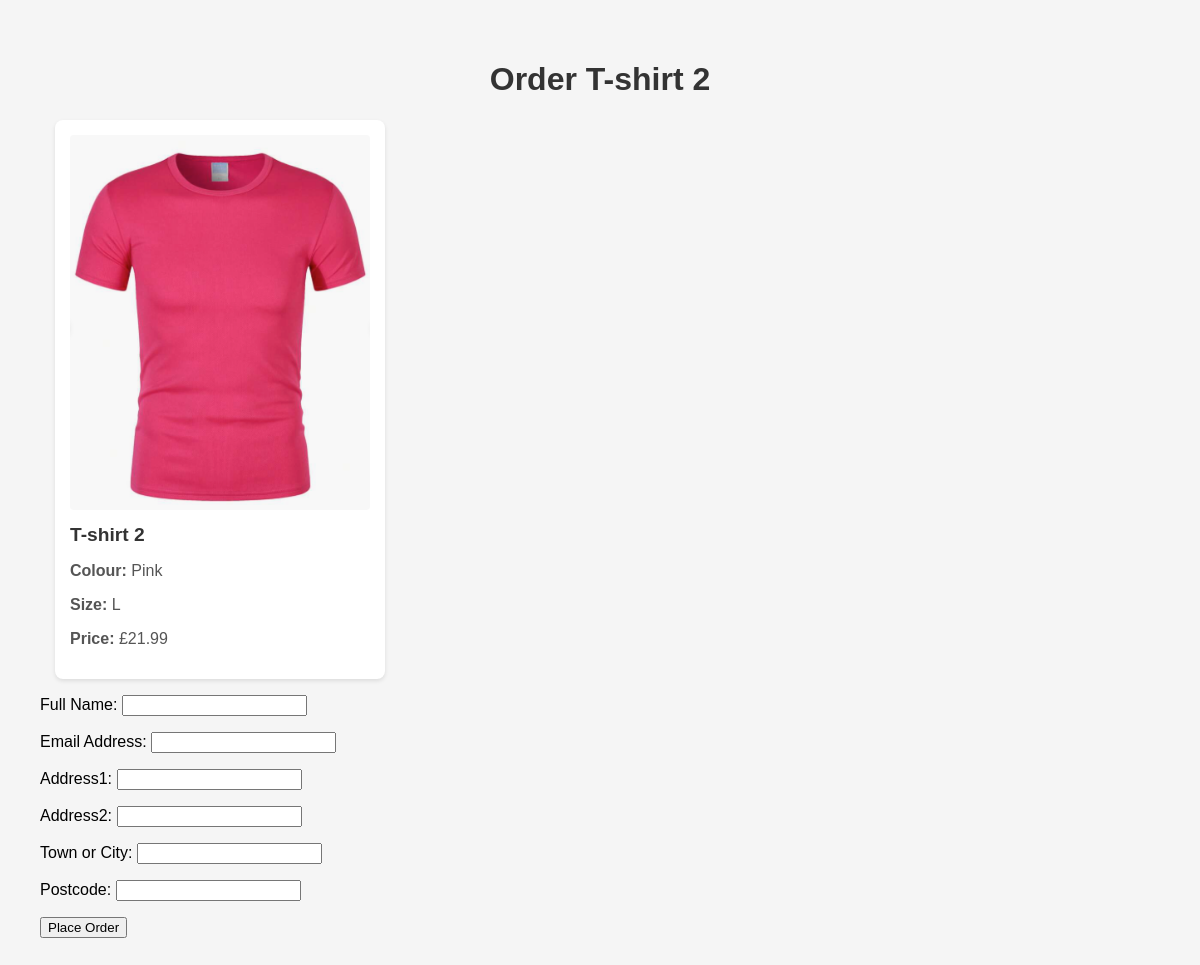
Page /products/tshirts/2/order/ on the committed database.
### products/models.py (models this page shows, shortened)
class TShirt(models.Model):
    name = models.CharField(max_length=100)
    image = models.ImageField(upload_to="tshirts", blank=True, null=True)
    colour = models.CharField(max_length=10, blank='See Image')
    size = models.CharField(max_length=10)
    price = models.DecimalField(max_digits=5, decimal_places=2)

### products/views.py (the view)
# urls.py: path('tshirts/<int:tshirt_id>/order/', order_page, name='order_page'),
def order_page(request, tshirt_id):
    tshirt = TShirt.objects.get(pk=tshirt_id)
    if request.method == 'POST':
        form = OrderForm(request.POST)
        if form.is_valid():
            order = form.save(commit=False)
            order.product = tshirt
            order.save()
            return redirect('order_confirmation', order_number=order.order_number)
    else:
        form = OrderForm()
    return render(request, 'order_page.html', {'tshirt': tshirt, 'form': form})

### products/forms.py
class OrderForm(forms.ModelForm):
    class Meta:
        model = Order
        fields = ['name', 'email', 'address1', 'address2', 'town_city', 'postcode']
        labels = {
            'name': 'Full Name',
            'email': 'Email Address',
            'town_city': 'Town or City',
        }

### templates/order_page.html (shortened to what this page needs)
{% extends 'base.html' %}
{% block content %}
  <h1>Order {{ tshirt.name }}</h1>
  <div class="tshirt-card">
    <img class="tshirt-image" src="{{ tshirt.image.url }}" alt="{{ tshirt.name }} Image">
    <h2 class="tshirt-name">{{ tshirt.name }}</h2>
    <p class="tshirt-details"><strong>Colour:</strong> {{ tshirt.colour }}</p>
    <p class="tshirt-details"><strong>Size:</strong> {{ tshirt.size }}</p>
    <p class="tshirt-details"><strong>Price:</strong> £{{ tshirt.price }}</p>
  </div>
  <form method="post" action="">
    {{ form.as_p }}
    <button type="submit">Place Order</button>
  </form>
{% endblock %}

### templates/base.html (style rules this page uses)
body { font-family: 'Arial', sans-serif; margin: 20px; padding: 20px; background-color: #f5f5f5; }
h1 { color: #333; text-align: center; }
.tshirt-card { width: 300px; margin: 15px; padding: 15px; background-color: #fff; border-radius: 8px; box-shadow: 0 2px 4px rgba(0, 0, 0, 0.1); transition: transform 0.2s ease-in-out; }
.tshirt-image { width: 100%; border-radius: 4px; }
.tshirt-name { margin-top: 10px; font-size: 1.2em; color: #333; }
.tshirt-details { margin-top: 8px; color: #555; }

### rows in the picture
TShirt: name "T-shirt 2", image (picture), colour "Pink", size "L", price "21.99"
